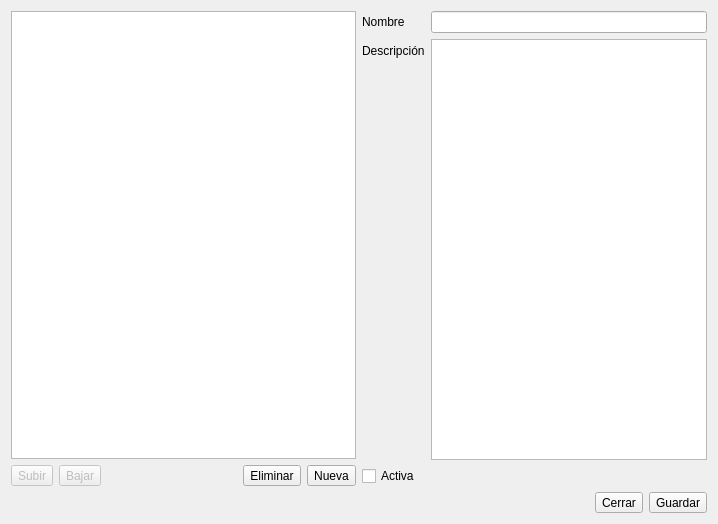
<?xml version="1.0" encoding="UTF-8"?>
<ui version="4.0">
 <class>Subetapas</class>
 <widget class="QDialog" name="Subetapas">
  <property name="geometry">
   <rect>
    <x>0</x>
    <y>0</y>
    <width>718</width>
    <height>524</height>
   </rect>
  </property>
  <property name="windowTitle">
   <string>Dialog</string>
  </property>
  <layout class="QVBoxLayout" name="verticalLayout">
   <item>
    <layout class="QHBoxLayout" name="horizontalLayout_2">
     <item>
      <layout class="QVBoxLayout" name="verticalLayout_2">
       <item>
        <widget class="QListView" name="listaSubetapas">
         <property name="sizePolicy">
          <sizepolicy hsizetype="MinimumExpanding" vsizetype="Expanding">
           <horstretch>0</horstretch>
           <verstretch>0</verstretch>
          </sizepolicy>
         </property>
         <property name="minimumSize">
          <size>
           <width>200</width>
           <height>0</height>
          </size>
         </property>
         <property name="contextMenuPolicy">
          <enum>Qt::CustomContextMenu</enum>
         </property>
         <property name="editTriggers">
          <set>QAbstractItemView::NoEditTriggers</set>
         </property>
         <property name="alternatingRowColors">
          <bool>true</bool>
         </property>
        </widget>
       </item>
       <item>
        <layout class="QHBoxLayout" name="horizontalLayout_3">
         <item>
          <widget class="QToolButton" name="btnSubirOrden">
           <property name="enabled">
            <bool>false</bool>
           </property>
           <property name="text">
            <string>Subir</string>
           </property>
           <property name="icon">
            <iconset resource="icons.qrc">
             <normaloff>:/icons/resources/icons/chevron-up.svg</normaloff>:/icons/resources/icons/chevron-up.svg</iconset>
           </property>
           <property name="toolButtonStyle">
            <enum>Qt::ToolButtonTextBesideIcon</enum>
           </property>
          </widget>
         </item>
         <item>
          <widget class="QToolButton" name="btnBajarOrden">
           <property name="enabled">
            <bool>false</bool>
           </property>
           <property name="text">
            <string>Bajar</string>
           </property>
           <property name="icon">
            <iconset resource="icons.qrc">
             <normaloff>:/icons/resources/icons/chevron-down.svg</normaloff>:/icons/resources/icons/chevron-down.svg</iconset>
           </property>
           <property name="toolButtonStyle">
            <enum>Qt::ToolButtonTextBesideIcon</enum>
           </property>
          </widget>
         </item>
         <item>
          <spacer name="horizontalSpacer_2">
           <property name="orientation">
            <enum>Qt::Horizontal</enum>
           </property>
           <property name="sizeHint" stdset="0">
            <size>
             <width>40</width>
             <height>20</height>
            </size>
           </property>
          </spacer>
         </item>
         <item>
          <widget class="QToolButton" name="btnEliminar">
           <property name="text">
            <string>Eliminar</string>
           </property>
           <property name="icon">
            <iconset resource="icons.qrc">
             <normaloff>:/icons/resources/icons/remove.svg</normaloff>:/icons/resources/icons/remove.svg</iconset>
           </property>
           <property name="toolButtonStyle">
            <enum>Qt::ToolButtonTextBesideIcon</enum>
           </property>
          </widget>
         </item>
         <item>
          <widget class="QToolButton" name="btnNueva">
           <property name="text">
            <string>Nueva</string>
           </property>
           <property name="icon">
            <iconset resource="icons.qrc">
             <normaloff>:/icons/resources/icons/new.svg</normaloff>:/icons/resources/icons/new.svg</iconset>
           </property>
           <property name="toolButtonStyle">
            <enum>Qt::ToolButtonTextBesideIcon</enum>
           </property>
          </widget>
         </item>
        </layout>
       </item>
      </layout>
     </item>
     <item>
      <layout class="QFormLayout" name="formLayout">
       <item row="0" column="0">
        <widget class="QLabel" name="label">
         <property name="text">
          <string>Nombre</string>
         </property>
        </widget>
       </item>
       <item row="0" column="1">
        <widget class="QLineEdit" name="edNombre"/>
       </item>
       <item row="1" column="0">
        <widget class="QLabel" name="label_2">
         <property name="text">
          <string>Descripción</string>
         </property>
        </widget>
       </item>
       <item row="1" column="1">
        <widget class="QTextEdit" name="edDescripcion"/>
       </item>
       <item row="2" column="0" colspan="2">
        <widget class="QCheckBox" name="cbActiva">
         <property name="text">
          <string>Activa</string>
         </property>
        </widget>
       </item>
      </layout>
     </item>
    </layout>
   </item>
   <item>
    <layout class="QHBoxLayout" name="horizontalLayout">
     <item>
      <spacer name="horizontalSpacer">
       <property name="orientation">
        <enum>Qt::Horizontal</enum>
       </property>
       <property name="sizeHint" stdset="0">
        <size>
         <width>40</width>
         <height>20</height>
        </size>
       </property>
      </spacer>
     </item>
     <item alignment="Qt::AlignVCenter">
      <widget class="QToolButton" name="btnCancelar">
       <property name="text">
        <string>Cerrar</string>
       </property>
       <property name="icon">
        <iconset resource="icons.qrc">
         <normaloff>:/icons/resources/icons/close.svg</normaloff>:/icons/resources/icons/close.svg</iconset>
       </property>
       <property name="iconSize">
        <size>
         <width>20</width>
         <height>20</height>
        </size>
       </property>
       <property name="toolButtonStyle">
        <enum>Qt::ToolButtonTextBesideIcon</enum>
       </property>
      </widget>
     </item>
     <item>
      <widget class="QToolButton" name="btnGuardar">
       <property name="text">
        <string>Guardar</string>
       </property>
       <property name="icon">
        <iconset resource="icons.qrc">
         <normaloff>:/icons/resources/icons/circle-ok.svg</normaloff>:/icons/resources/icons/circle-ok.svg</iconset>
       </property>
       <property name="iconSize">
        <size>
         <width>20</width>
         <height>20</height>
        </size>
       </property>
       <property name="toolButtonStyle">
        <enum>Qt::ToolButtonTextBesideIcon</enum>
       </property>
      </widget>
     </item>
    </layout>
   </item>
  </layout>
 </widget>
 <resources>
  <include location="icons.qrc"/>
 </resources>
 <connections/>
</ui>
